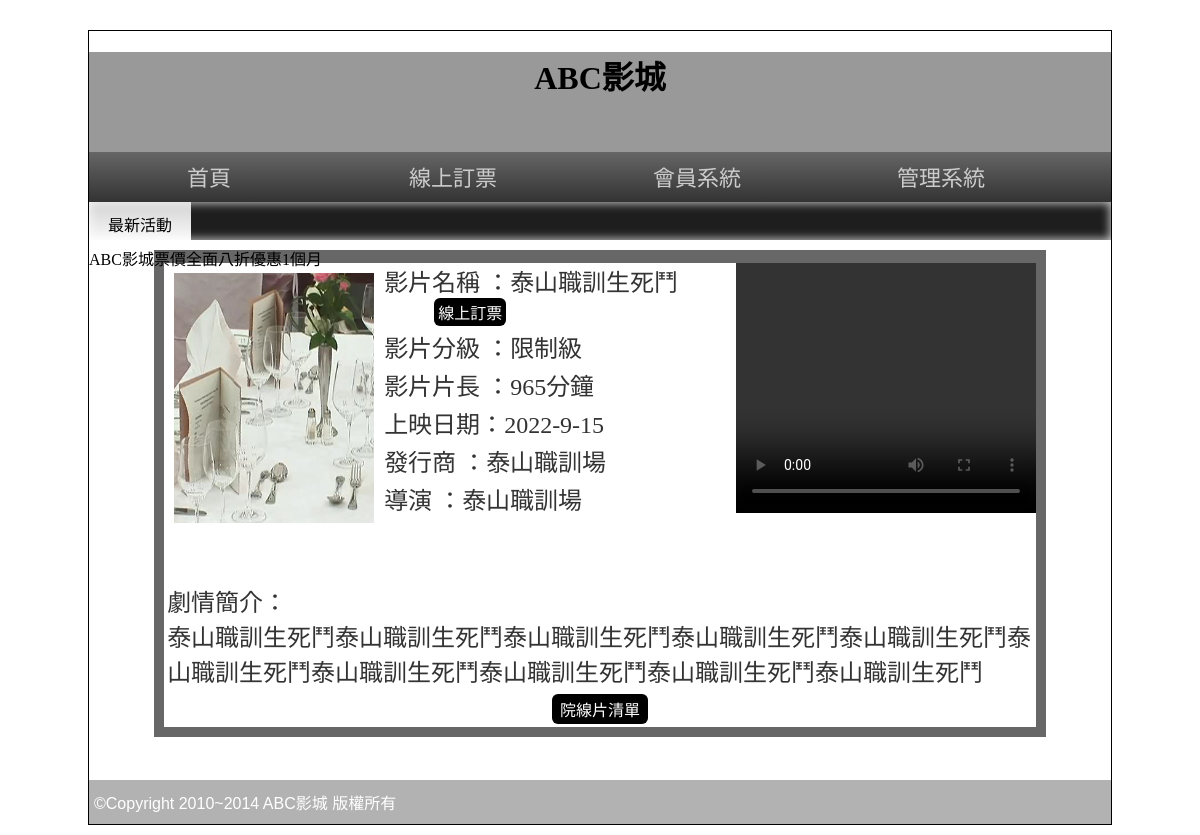
The app's page /?do=intro&id=5, older data.
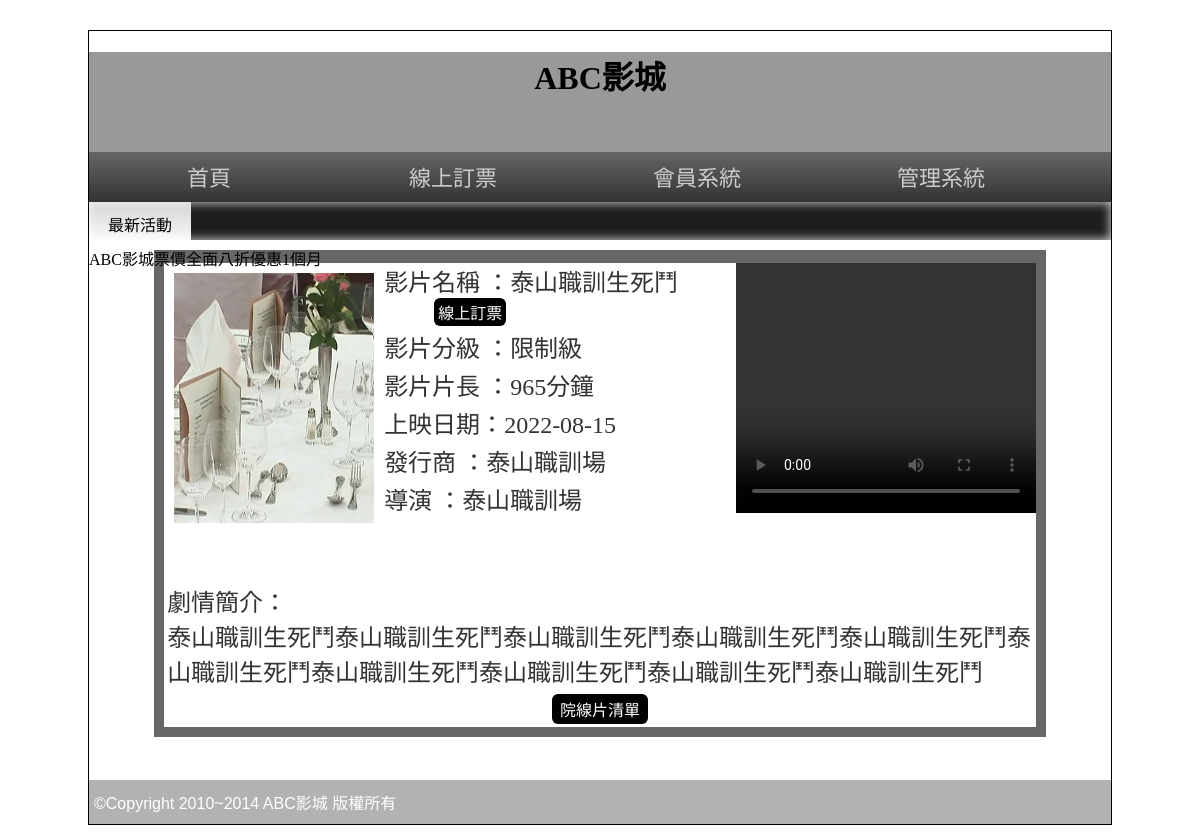
The same page, newer data.
### tables this page shows
CREATE TABLE `movie` (
  `id` int(11) UNSIGNED NOT NULL,
  `name` varchar(64) NOT NULL,
  `level` varchar(10) NOT NULL,
  `length` int(11) UNSIGNED NOT NULL,
  `ondate` date NOT NULL,
  `publish` text NOT NULL,
  `director` text NOT NULL,
  `trailer` text NOT NULL,
  `poster` text NOT NULL,
  `intro` text NOT NULL,
  `rank` int(11) UNSIGNED NOT NULL,
  `sh` int(1) UNSIGNED NOT NULL
);

### base.php (called while the page is built, shortened)
<?php
class DB{
    protected $table;
    protected $dsn="mysql:host=localhost;charset=utf8;dbname=db24_3";
    protected $pdo;
function __construct($table){
    $this->table=$table;
    $this->pdo=new PDO($this->dsn,'root','');
}
function find($id){
    $sql="SELECT * FROM $this->table WHERE ";
        if(is_array($id)){
            foreach($id as $key => $val){
                $tmp[]="`$key`='$val'";
            }
            $sql.= join(" AND ",$tmp);
        }else{
            $sql.= "`id`='$id'";
        }
    return $this->pdo->query($sql)->fetch(PDO::FETCH_ASSOC);
}
}
$Movie=new DB('movie');
?>

### front/intro.php (the view)
<?php
$row=$Movie->find($_GET['id']);
?>
  <div class="tab rb" style="width:87%;">
    <div style="background:#FFF; width:100%; color:#333; text-align:left">
      <video src="./upload/<?=$row['trailer'];?>" width="300px" height="250px" controls="" style="float:right;"></video>
      <font style="font-size:24px"> <img src="./upload/<?=$row['poster'];?>" width="200px" height="250px" style="margin:10px; float:left">
        <p style="margin:3px">影片名稱 ：<?=$row['name'];?>
          <input type="button" value="線上訂票" onclick="location.href='?do=order&id=/<?=$row['id'];?>'" style="margin-left:50px; padding:2px 4px" class="b2_btu">
        </p>
        <p style="margin:3px">影片分級 ：<?=$row['level'];?></p>
        <p style="margin:3px">影片片長 ：<?=$row['length'];?>分鐘</p>
        <p style="margin:3px">上映日期：<?=$row['ondate'];?></p>
        <p style="margin:3px">發行商 ：<?=$row['publish'];?></p>
        <p style="margin:3px">導演 ：<?=$row['director'];?></p>
        <br>
        <br>
        <p style="margin:10px 3px 3px 3px; word-break:break-all"> 劇情簡介：<br>
        <?=$row['intro'];?>
        </p>
      </font>
      <table width="100%" border="0">
        <tbody>
          <tr>
            <td align="center"><input type="button" value="院線片清單" onclick="location.href='index.php'"></td>
          </tr>
        </tbody>
      </table>
    </div>
  </div>

Row changes from the older to the newer data that the page shows:
changed movie "泰山職訓生死鬥": ondate "2022-9-15" → "2022-08-15"
